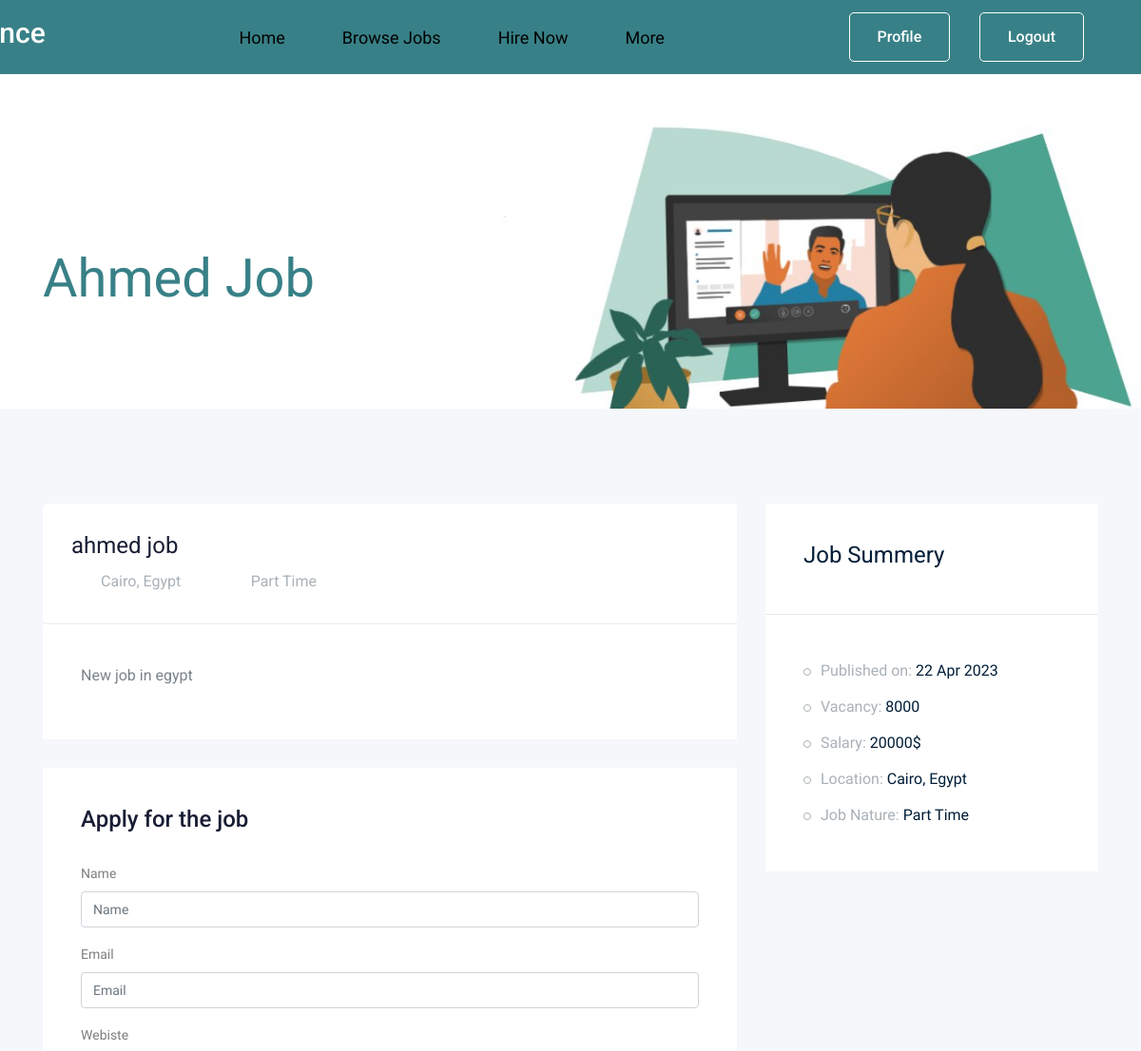
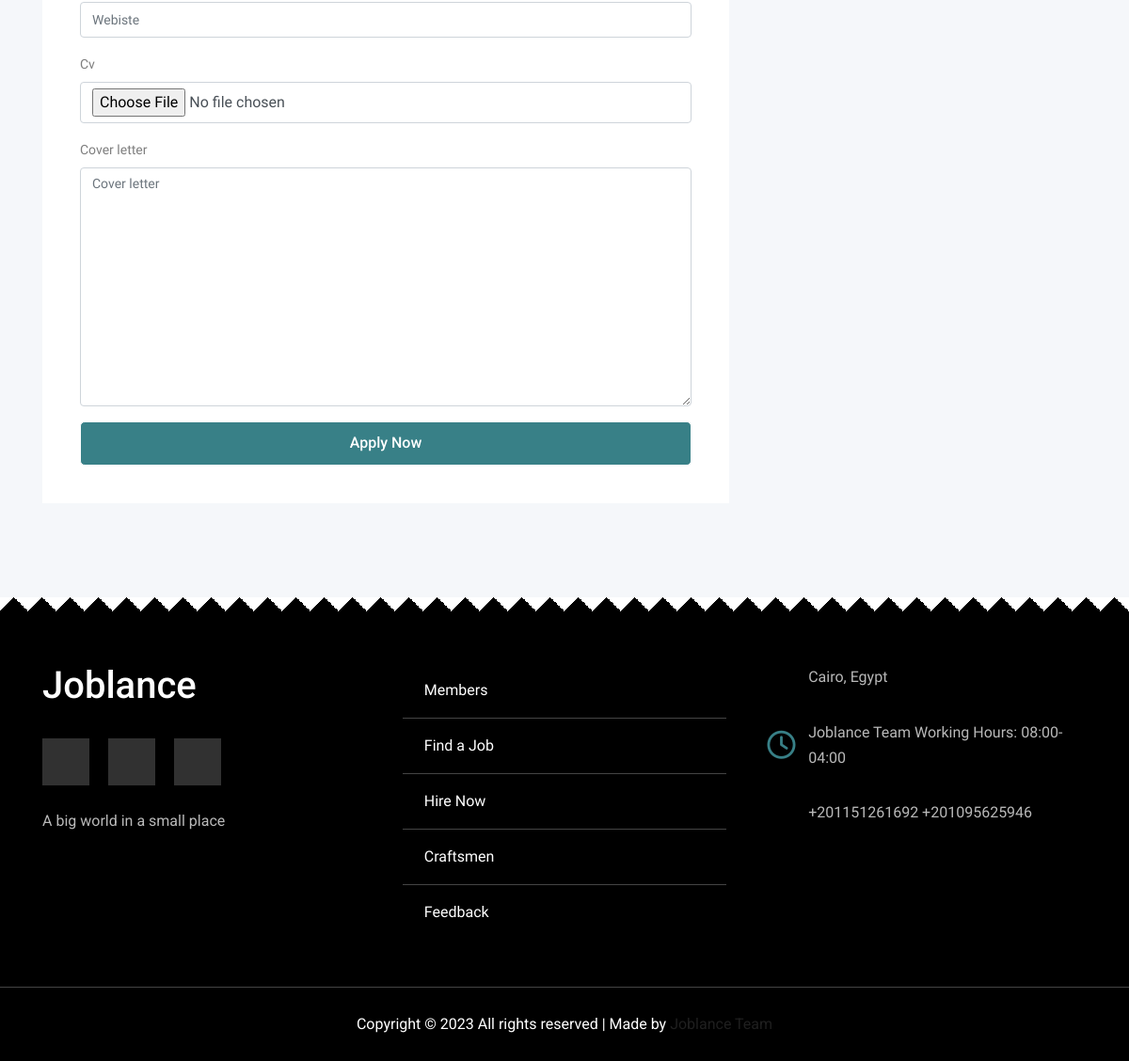
The page /en/jobs/ahmed-job (signed in) on the database its author committed (2 pictures, top to bottom).
### job/models.py (models this page shows, shortened)
class Job(models.Model):
    owner = models.ForeignKey(
        User, related_name='job_owner', on_delete=models.CASCADE)
    title = models.CharField(max_length=100)
    job_type = models.CharField(max_length=15, choices=JOB_TYPE)
    description = models.TextField(max_length=10000)
    published_at = models.DateTimeField(auto_now=True)
    vacancy = models.IntegerField(default=1)
    salary = models.IntegerField(default=0)
    experience = models.IntegerField(default=0)
    category = models.ForeignKey('Category', on_delete=models.CASCADE)
    country = models.CharField(max_length=15, choices=CURRENT_COUNTRY)
    city = models.CharField(max_length=15, choices=CURRENT_CITY)
    slug = models.SlugField(blank=True, null=True)
    class Meta:
        ordering = ['-id']

### job/views.py (the view)
# urls.py: path('<str:slug>', views.job_details, name='job_details'),
@login_required()
def job_details(request, slug):
    job_details = Job.objects.get(slug=slug)
    if request.method == 'POST':
        apply_form = ApplyForm(request.POST, request.FILES)
        if apply_form.is_valid():
            application = apply_form.save(commit=False)
            application.job = job_details
            applicant, created = Applicant.objects.get_or_create(
                user=request.user)
            application.applicant = applicant
            application.save()
    else:
        apply_form = ApplyForm()
    context = {'job': job_details, 'apply_form': apply_form}
    return render(request, 'job/job_details.html', context)

### job/form.py
class ApplyForm(forms.ModelForm):
    class Meta:
        model = Apply
        fields = ['name', 'email', 'webiste', 'cv', 'cover_letter']

### job/templates/job/job_details.html (shortened to what this page needs)
{% load static %}
{% load bootstrap4 %}
<!doctype html>
<html class="no-js" lang="zxx">
<head>
    <link rel="stylesheet" href="{% static 'css/bootstrap.min.css'%}">
    <link rel="stylesheet" href="{% static 'css/owl.carousel.min.css'%}">
    <link rel="stylesheet" href="{% static 'css/magnific-popup.css'%}">
    <link rel="stylesheet" href="{% static 'css/font-awesome.min.css'%}">
    <link rel="stylesheet" href="{% static 'css/themify-icons.css'%}">
    <link rel="stylesheet" href="{% static 'css/nice-select.css'%}">
    <link rel="stylesheet" href="{% static 'css/flaticon.css'%}">
    <link rel="stylesheet" href="{% static 'css/jquery-ui.css'%}">
    <link rel="stylesheet" href="{% static 'css/gijgo.css'%}">
    <link rel="stylesheet" href="{% static 'css/animate.min.css'%}">
    <link rel="stylesheet" href="{% static 'css/slicknav.css'%}">
    <link rel="stylesheet" href="{% static 'css/style.css'%}">
    <link rel="stylesheet" href="{% static 'css/normalize.css' %}">
    <link rel="stylesheet" href="{% static 'css/morsy.css' %}">
    <link rel="stylesheet" href="{% static 'css/morsy.min.css' %}">
</head>
<body>
    <Header>
        <div class="container">
            <a href="{% url 'pages:index' %}" class="logo">
                <h2 style="color: #fff;">Joblance</h2>
            </a>
            <ul class="links">
                <li><a href="{% url 'pages:home' %}">Home</a></li>
                <li><a href="{% url 'jobs:job_list' %}">Browse Jobs</a></li>
                <li><a href="{% url 'profiles:others' %}">Hire Now</a></li>
                <li>
                    <a href="#" class="io">More</a>
                </li>
            </ul>
            <div class="col-xl-3 col-lg-3 d-none d-lg-block">
                <div class="Appointment">
                    {% if request.user.is_authenticated %}
                    <div class="d-none d-lg-block">
                        <a class="boxed-btn3" href="{% url 'registration:logout' %}" style="float: right;">Logout</a>
                    </div>
                    <div class="d-none d-lg-block">
                        <a href="{% url 'profiles:profile' %}" class="boxed-btn3">Profile</a>
                    </div>
                    {% else %}
                    <div class="d-none d-lg-block">
                        <a class="boxed-btn3" href="{% url 'registration:signin' %}" style="float: right;">Login</a>
                    </div>
                    {% endif %}
                </div>
            </div>
        </div>
    </Header>
    <main>
        <div class="bradcam_area bradcam_bg_1">
            <div class="container">
                <div class="row">
                    <div class="col-xl-12">
                        <div class="bradcam_text">
                            <h3>{{job.title}}</h3>
                        </div>
                    </div>
                </div>
            </div>
        </div>
        <div class="job_details_area">
            <div class="container">
                <div class="row">
                    <div class="col-lg-8">
                        <div class="job_details_header">
                            <div class="single_jobs white-bg d-flex justify-content-between">
                                <div class="jobs_left d-flex align-items-center">
                                    <div class="jobs_conetent">
                                        <a href="#">
                                            <h4>{{job.title}}</h4>
                                        </a>
                                        <div class="links_locat d-flex align-items-center">
                                            <div class="location">
                                                <p> <i class="fas fa-map-marker-alt fa-fw"></i> {{job.city}},
                                                    {{job.country}}</p>
                                            </div>
                                            <div class="location">
                                                <p> <i class="fa fa-clock-o"></i> {{job.job_type}}</p>
                                            </div>
                                        </div>
                                    </div>
                                </div>
                            </div>
                        </div>
                        <div class="descript_wrap white-bg">
                            <div class="single_wrap">
                                <p>{{job.description}}</p>
                            </div>
                        </div>
                        <div class="apply_job_form white-bg">
                            <h4>Apply for the job</h4>
                            <form method="POST" enctype="multipart/form-data">
                                {% bootstrap_form apply_form %}
                                {% buttons %}
                                <button class="boxed-btn3 w-100" type="submit">Apply Now</button>
                                {% endbuttons %}
                            </form>
                        </div>
                    </div>
                    <div class="col-lg-4">
                        <div class="job_sumary">
                            <div class="summery_header">
                                <h3>Job Summery</h3>
                            </div>
                            <div class="job_content">
                                <ul>
                                    <li>Published on: <span>{{job.published_at|date:'d M o'}}</span></li>
                                    <li>Vacancy: <span>{{job.vacancy}}</span></li>
                                    <li>Salary: <span>{{job.salary}}$</span></li>
                                    <li>Location: <span>{{job.city}}, {{job.country}}</span></li>
                                    <li>Job Nature: <span> {{job.job_type}}</span></li>
                                </ul>
                            </div>
                        </div>
                        <div class="job_location_wrap">
                            <div class="job_lok_inner">
                                <div id="map" style="height: 200px;"></div>
                            </div>
                        </div>
                    </div>
                </div>
            </div>
        </div>
    </main>
    <footer>
        <div class="container">
            <div class="box">
                <h3 style="color: #fff;">Joblance</h3>
                <br>
                <ul class="social">
                    <li>
                        <a href="#" class="facebook">
                            <i class="fab fa-facebook-f"></i>
                        </a>
                    </li>
                    <li>
                        <a href="#" class="twitter">
                            <i class="fab fa-twitter"></i>
                        </a>
                    </li>
                    <li>
                        <a href="#" class="youtube">
                            <i class="fab fa-youtube"></i>
                        </a>
                    </li>
                </ul>
                <br>
                <p class="text">
                    A big world in a small place
                </p>
            </div>
            <div class="box">
                <ul class="links">
                    <li>
                        <a href="{% url 'features:members' %}">Members</a>
                    </li>
                    <li>
                        <a href="{% url 'jobs:job_list' %}">Find a Job</a>
                    </li>
                    <li>
                        <a href="{% url 'profiles:others' %}">Hire Now</a>
                    </li>
                    <li>
                        <a href="{% url 'features:craftsmen' %}">Craftsmen</a>
                    </li>
                    <li>
                        <a href="{% url 'pages:feedback' %}">Feedback</a>
                    </li>
                </ul>
            </div>
            <div class="box">
                <div class="line">
                    <i class="fas fa-map-marker-alt fa-fw"></i>
                    <div class="info">
                        Cairo, Egypt
                    </div>
                </div>
                <div class="line">
                    <i class="far fa-clock fa-fw"></i>
                    <div class="info">
                        Joblance Team Working Hours: 08:00-04:00
                    </div>
                </div>
                <div class="line">
                    <i class="fas fa-phone-volume fa-fw"></i>
                    <div class="info">
                        +201151261692
                        +201095625946
                    </div>
                </div>
            </div>
        </div>
        <p class="copyright">Copyright &copy;
            <script>document.write(new Date().getFullYear());</script> All rights reserved | Made by <a
                href="{% url 'features:members' %}" target="_blank">Joblance Team</a>
        </p>
    </footer>
</body>
</html>

### static/css/morsy.css (style rules this page uses)
:root { --main-color: #388087; --main-color-alt: #BADFE7; --main-transition: 0.3s ; --padding-top-section : 100px ; --padding-bottom-section: 100px; --section-background: #1fb38e; }
* { -webkit-box-sizing: border-box; -moz-box-sizing: border-box; box-sizing: border-box; }
html { scroll-behavior: smooth; }
body { font-family: 'Cairo', sans-serif; }
a { text-decoration: none; }
ul { list-style: none; list-style: none; margin: 0; padding: 0; }
.container { padding-left: 15px; padding-right: 15px; margin-left: auto; margin-right: auto; }
@media (min-width: 768px) { .container { width: 750px; } }
@media (min-width: 992px) { .container { width: 970px; } }
@media (min-width: 1200px) { .container { width: 1170px; } }
header { position: relative; box-shadow: 0 0 10px #2c8c6a; background-color: #388087; }
header .container { display: flex; justify-content: space-between; align-items: center; position: relative; }
header .links { display: flex; }
header .logo { margin: 0px 25px 0px -120px; color: var(--main-color); font-size: 26px; font-weight: bold; height: 78.4px; display: flex; justify-content: center; align-items: center; }
header .links > li > a { width: max-content; position: relative; color: black; font-size: 18px; display: flex; justify-content: center; align-items: center; padding: 0 30px; height: 78.4px; transition: var(--main-transition); -webkit-transition: var(--main-transition); -moz-transition: var(--main-transition); -ms-transition: var(--main-transition); -o-transition: var(--main-transition); overflow: hidden; }
header .links > li > a::before { content: ""; position: absolute; background-color: var(--main-color); width: 100%; height: 4px; top: 0; left: -100%; transition: var(--main-transition); -webkit-transition: var(--main-transition); -moz-transition: var(--main-transition); -ms-transition: var(--main-transition); -o-transition: var(--main-transition); }
.testimonials .box:hover .job , p { color: white; }
footer { background-color: black; padding: 70px 0 0; }
footer .container { display: grid; grid-template-columns: repeat(auto-fill, minmax(250px, 1fr)); gap: 40px; }
footer .box { color: white; }
footer .box h3 { font-size: 40px; }
footer .box .social { display: flex; gap: 20px; }
footer .box .social li a { background-color: #313131; display: flex; width: 50px; height: 50px; align-items: center; justify-content: center; color: white; transition: var(--main-transition); -webkit-transition: var(--main-transition); -moz-transition: var(--main-transition); -ms-transition: var(--main-transition); -o-transition: var(--main-transition); }
footer .box .text { color: #b9b9b9; list-style: 2; }
footer .box .links li { padding: 17px 0; transition: var(--main-transition); -webkit-transition: var(--main-transition); -moz-transition: var(--main-transition); -ms-transition: var(--main-transition); -o-transition: var(--main-transition); }
footer .box .links li:not(:last-child) { border-bottom: 1px solid #444; }
footer .box .links li a { color: white; position: relative; transition: var(--main-transition); -webkit-transition: var(--main-transition); -moz-transition: var(--main-transition); -ms-transition: var(--main-transition); -o-transition: var(--main-transition); }
footer .box .links li a::before { font-family: "Font Awesome 5 Free"; content: "\F101"; font-weight: 900; margin-right: 10px; color: var(--main-color) }
footer .box .line { display: flex; color: #b9b9b9; margin-bottom: 30px; align-items: center; }
footer .box .line i { margin-right: 10px; font-size: 30px; color: var(--main-color); }
footer .box .line .info { line-height: 1.7; flex: 1; }
footer .copyright { padding: 25px 0; text-align: center; margin: 50px 0 0; border-top: 1px solid #444; }

### rows shown on the page
Job: title "Ahmed Job", title "ahmed job", city "Cairo", country "Egypt", job_type "Part Time", description "New job in egypt", published_at "22 Apr 2023", vacancy "8000", salary "20000"
